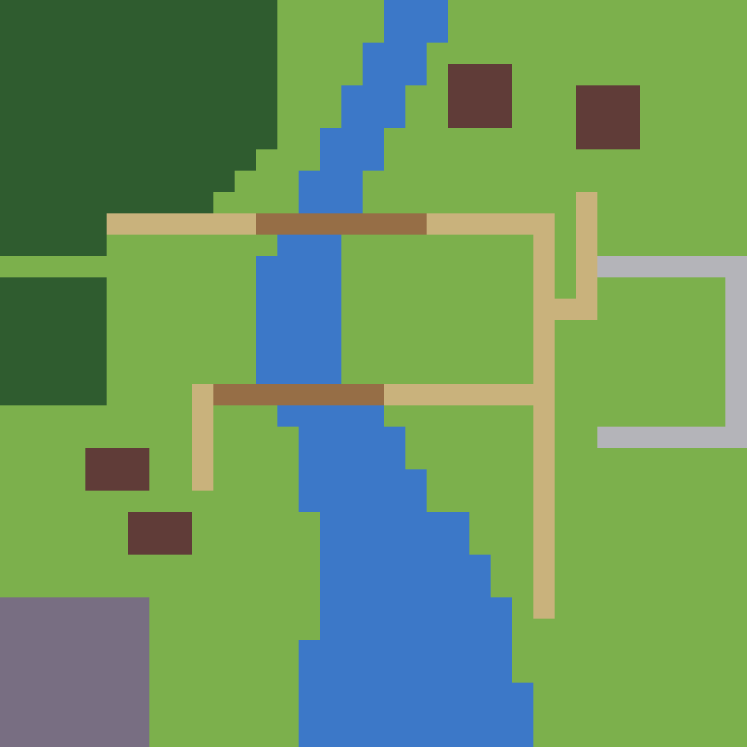
#> input picture scripts/tiles/segnew.png, 2240 x 2240 px (shown at 1/3 size)
$ python -i bake_stage1_shore_land.py   (imports and definitions only)
#> lines starting #> are read from the running program, lines starting #| are printed output that depends on the picture; after the words box and inside, x2 and y2 are one past the last pixel; in counts of white or black regions, pixels touching at a corner belong together
#> further down, picture is the input picture: shape (2240, 2240, 3); mean B, G, R 96.3, 150.1, 107.6
#!/usr/bin/env python3
"""Bake a map-sized shoreline decal layer from an AI shoreline brush sheet.

This script keeps the map structure deterministic: stage1_map.json decides where
shoreline exists; the AI sheet only supplies brush texture.

Outputs by default:
  art_undecided/tiles/shoreline/cut/decal_00.png ... decal_05.png
  art_undecided/tiles/shoreline/cut/decal_contact.png
  Assets/Art/Maps/stage1_shore_land.png
  Assets/Art/Maps/stage1_shore_preview.png
"""

from __future__ import annotations

import argparse
import json
import math
import random
from pathlib import Path

import numpy as np
from PIL import Image, ImageDraw, ImageFilter
from scipy.ndimage import binary_dilation, distance_transform_edt, label


CELL = 64
WATER = {"W", "D"}


# [6 lines left out: function load_rows, not called in this run]


def median_edge_color(rgb: np.ndarray) -> np.ndarray:
    edge = np.concatenate([rgb[0], rgb[-1], rgb[:, 0], rgb[:, -1]], axis=0)
    return np.median(edge.reshape(-1, 3), axis=0).astype(np.float32)


def alpha_from_gray_background(rgb: np.ndarray) -> tuple[np.ndarray, np.ndarray]:
    bg = median_edge_color(rgb)
#> bg = [76, 176, 124]
    dist = np.sqrt(np.sum((rgb.astype(np.float32) - bg) ** 2, axis=2))
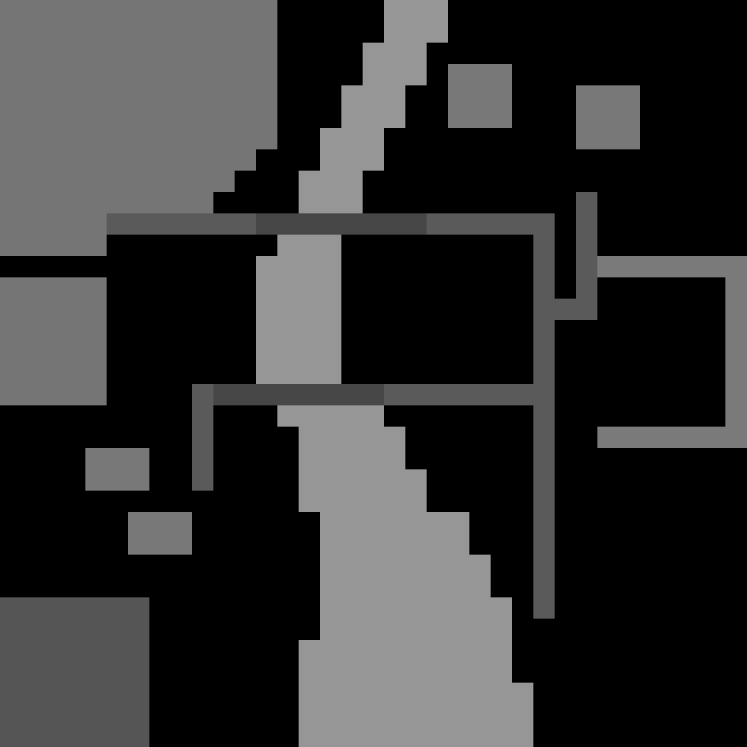
#> dist: shape (2240, 2240) float32 (shown at 1/3 size); min 0, max 150.4, mean 51.6
    hard = dist > 20.0
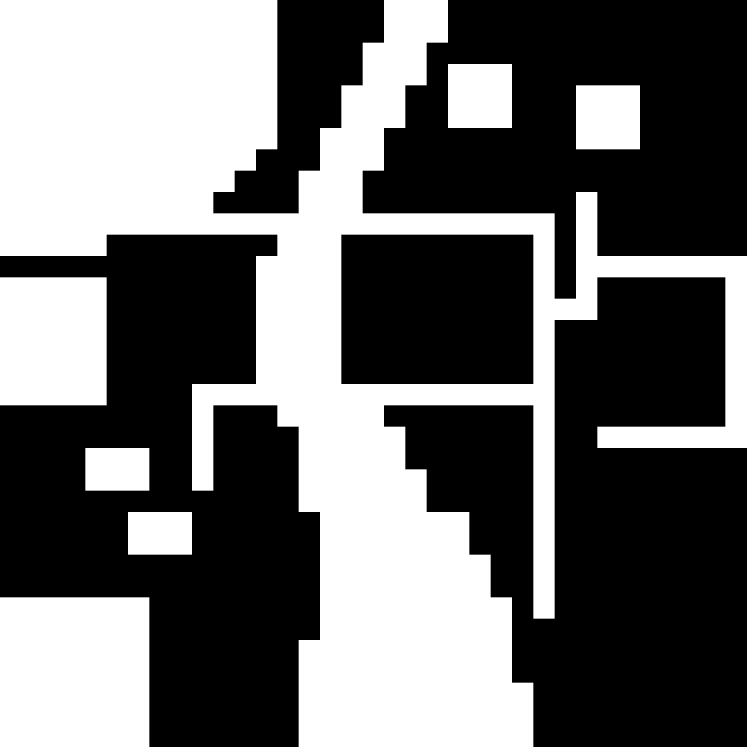
#> hard: shape (2240, 2240) bool (shown at 1/3 size); 42% white; 7 white regions, largest, box (x1, y1, x2, y2) and area: (0, 0, 2240, 2240) 1662976, (0, 1792, 448, 2240) 200704, (0, 832, 320, 1216) 122880

    # Keep only non-background components that are large enough to be decal content.
    lab, count = label(hard)
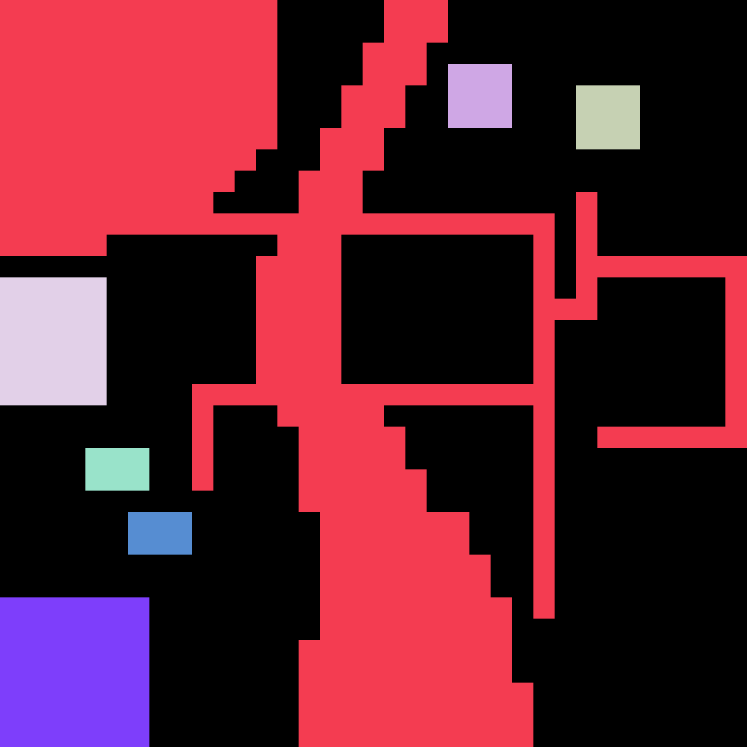
#> lab: shape (2240, 2240) int32 (shown at 1/3 size); 8 distinct labels, from 0 to 7; one colour per label, 0 black
#> count = 7
    keep = np.zeros_like(hard)
    for i in range(1, count + 1):
        comp = lab == i
        if comp.sum() >= 220:
            keep |= comp
#> this loop made 7 passes
#> pass 3, in alpha_from_gray_background, `comp = lab == i`:
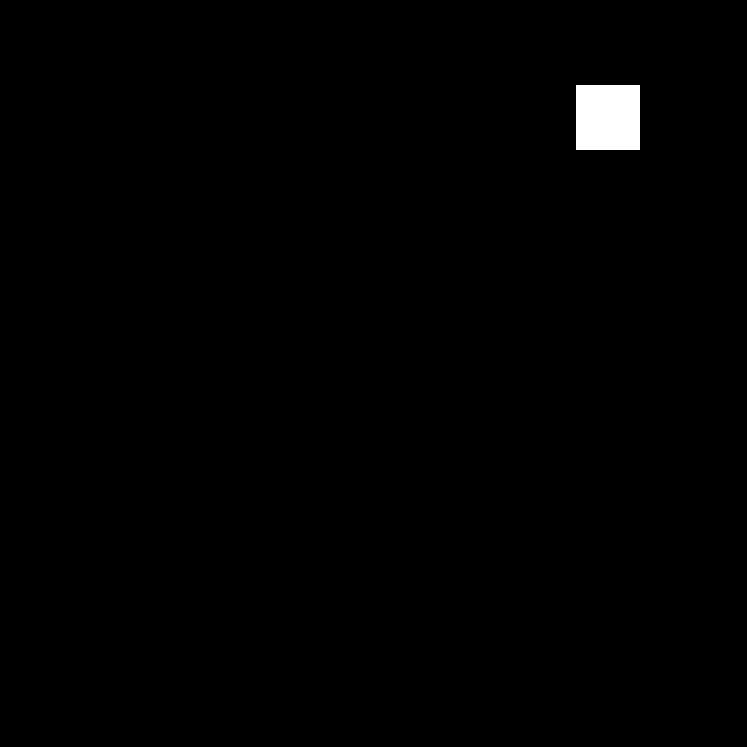
#> comp: shape (2240, 2240) bool (shown at 1/3 size); 0.73% white; 1 white region, box (x1, y1, x2, y2) and area: (1728, 256, 1920, 448) 36864
    keep = binary_dilation(keep, iterations=2)
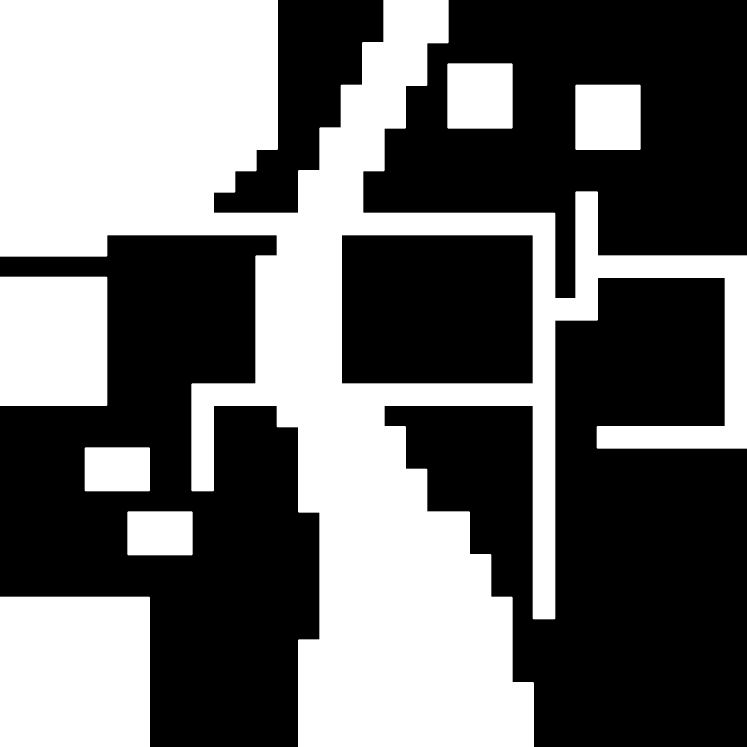
#> keep: shape (2240, 2240) bool (shown at 1/3 size); 42.9% white; 7 white regions, largest, box (x1, y1, x2, y2) and area: (0, 0, 2240, 2240) 1694841, (0, 1790, 450, 2240) 202497, (0, 830, 322, 1218) 124930

    alpha = np.clip((dist - 14.0) / (50.0 - 14.0), 0.0, 1.0)
    alpha *= keep.astype(np.float32)
    alpha = Image.fromarray((alpha * 255).astype(np.uint8), "L").filter(ImageFilter.GaussianBlur(0.9))
#> alpha: PIL image 2240x2240 L
    alpha_arr = np.asarray(alpha, dtype=np.float32) / 255.0

    # Basic unmatte against the estimated gray background to remove background fringe.
    out = rgb.astype(np.float32).copy()
    safe = np.maximum(alpha_arr[:, :, None], 0.08)
    out = (out - (1.0 - alpha_arr[:, :, None]) * bg[None, None, :]) / safe
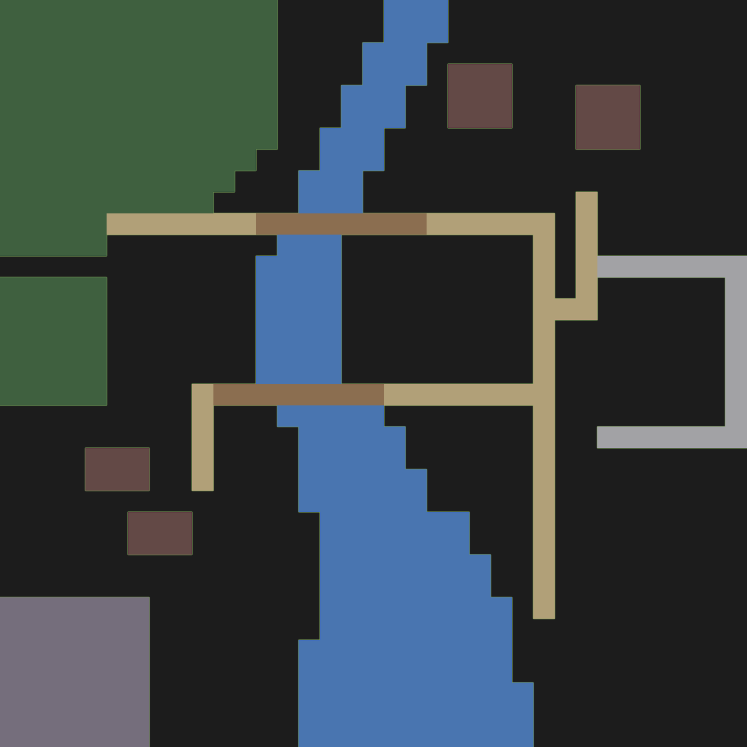
#> out: shape (2240, 2240, 3) float32 (shown at 1/3 size); mean B, G, R 52.2, 50.1, 37.4; drawn with min black and max white
    out = np.clip(out, 0, 255).astype(np.uint8)
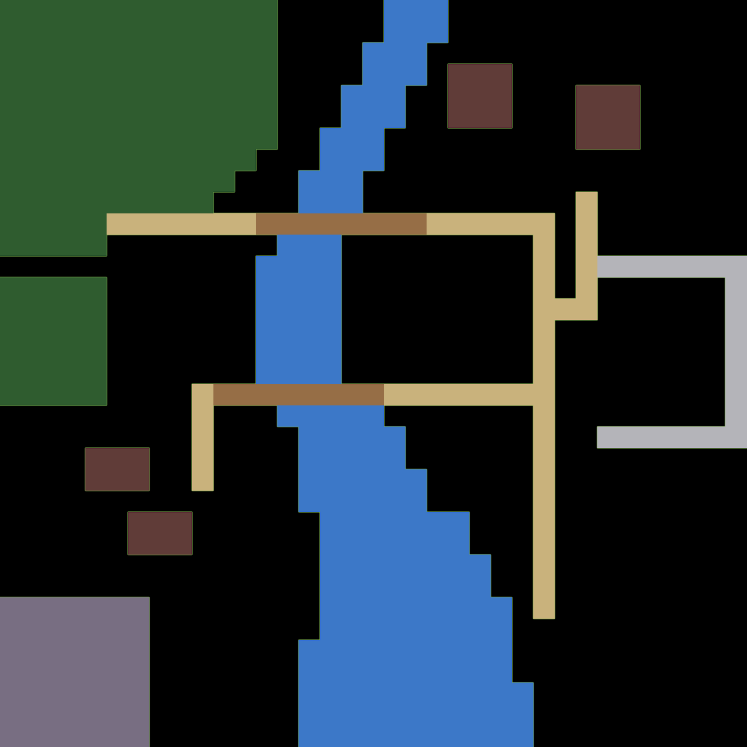
#> out: shape (2240, 2240, 3) (shown at 1/3 size); mean B, G, R 52.8, 49.2, 36.6
    return out, (alpha_arr * 255).astype(np.uint8)


# [84 lines left out: functions mean_rgb, normalize_decal_colors, crop_to_alpha, cut_decals, make_contact, not called in this run]


def is_water(rows: list[str], x: int, y: int) -> bool:
    return rows[y][x] in WATER


# [36 lines left out: functions dual_field, resize_for_boundary, paste_center, not called in this run]


def smoothstep(edge0: float, edge1: float, value: np.ndarray) -> np.ndarray:
    t = np.clip((value - edge0) / (edge1 - edge0), 0.0, 1.0)
    return t * t * (3.0 - 2.0 * t)


# [132 lines left out: functions decal_texture_noise, bake_shore, make_preview, main, not called in this run]


# [2 lines not run here, left out]

>>> import cv2
>>> picture = cv2.imread('segnew.png')
>>> result = alpha_from_gray_background(picture)
